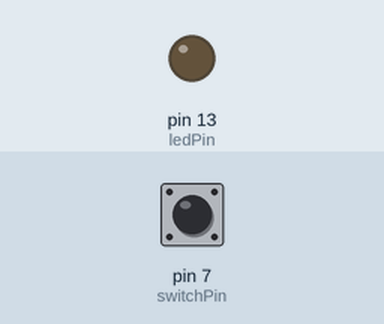
Simulated run of this sketch. Board: Arduino Uno, built with avr-gcc and run on an emulated ATmega328P. Parts: output pins drawn as LEDs (lit = HIGH). The inputs (shaded band) are chosen by the test bench; at power-on: pin 7 (switchPin) LOW.

Above: at 1.2 s.
1.3 s: pin 7 (switchPin) pulled HIGH for 0.15 s
At 1.7 s:
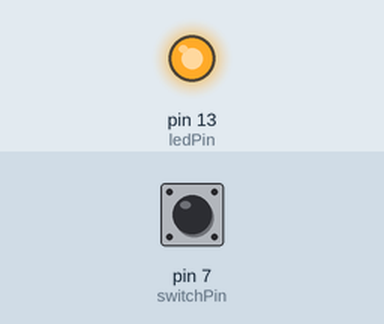
2.9 s: pin 7 (switchPin) pulled HIGH for 1 s
At 4.1 s:
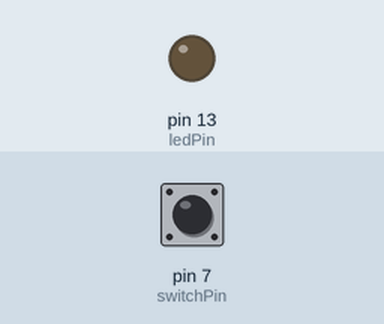
5.4 s: pin 7 (switchPin) pulled HIGH for 3.2 s
At 6.0 s:
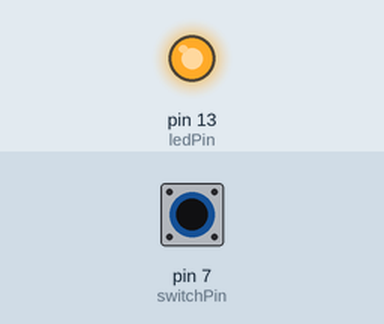
Timing chart, 0 to 8.4 s (numbered marks = the images above; inputs shaded):
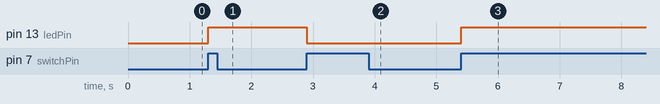

The sketch:

Button.ino
```cpp
const int switchPin = 7;
const int ledPin = 13;
int switchState = LOW;

void setup() {
  pinMode(ledPin, OUTPUT);
  pinMode(switchPin, INPUT);
}

void loop() {
  int newSwitchState = digitalRead(switchPin);

  if (newSwitchState != switchState) {
    switchState = newSwitchState;

    if (newSwitchState = switchState) {
      digitalWrite(ledPin, !digitalRead(ledPin));
    }
  }
}
```

Measured:
- after the input at 1.3 s, pin 13 (ledPin): LOW → HIGH at once
- after the input at 2.9 s, pin 13 (ledPin): HIGH → LOW at once
- after the input at 5.4 s, pin 13 (ledPin): LOW → HIGH at once
